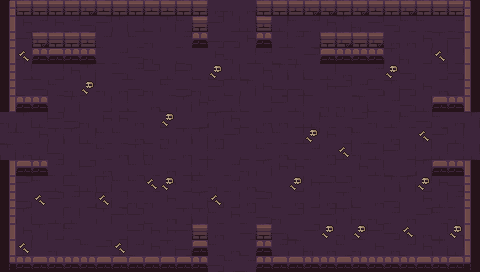

A 2D game scene composited from a Tiled map and its tileset images. What follows is a short description and the map's XML, with each tile layer's data collapsed to a summary:
An orthogonal 30x17 tile map with 16x16 px tiles, 6 tile layers (ground, dressing, decor, walls, ...) and 15 objects (6x PROP, 5x ENTRY, 3x CHEST, SHOPKEEPER).

<map version="1.10" tiledversion="1.10.2" orientation="orthogonal" renderorder="right-down" width="30" height="17" tilewidth="16" tileheight="16" infinite="0" nextlayerid="8" nextobjectid="16">
 <tileset firstgid="1" name="dungeon" tilewidth="16" tileheight="16" tilecount="100" columns="10">
  <image source="../../../gfx/tiles/depths/dungeon_tileset.png" width="160" height="160" />
 </tileset>
 <layer id="1" name="ground" width="30" height="17">
  <data>[510 cells, 510 non-empty, 12 distinct tile ids]</data>
 </layer>
 <layer id="2" name="dressing" width="30" height="17">
  <data>[510 cells, 22 non-empty, 2 distinct tile ids]</data>
 </layer>
 <layer id="3" name="decor" width="30" height="17">
  <data>[510 cells, 0 non-empty, 0 distinct tile ids]</data>
 </layer>
 <layer id="4" name="walls" width="30" height="17">
  <data>[510 cells, 78 non-empty, 18 distinct tile ids]</data>
 </layer>
 <layer id="5" name="props" width="30" height="17">
  <data>[510 cells, 32 non-empty, 8 distinct tile ids]</data>
 </layer>
 <layer id="6" name="overhead" width="30" height="17">
  <data>[510 cells, 0 non-empty, 0 distinct tile ids]</data>
 </layer>
 <objectgroup id="7" name="spawns">
  <object id="1" name="UP" type="ENTRY" x="232" y="24" />
  <object id="2" name="DOWN" type="ENTRY" x="232" y="248" />
  <object id="3" name="LEFT" type="ENTRY" x="24" y="136" />
  <object id="4" name="RIGHT" type="ENTRY" x="456" y="136" />
  <object id="5" name="" type="ENTRY" x="248" y="136" />
  <object id="6" name="" type="SHOPKEEPER" x="248" y="56" />
  <object id="7" name="stock" type="CHEST" x="136" y="152" />
  <object id="8" name="stock" type="CHEST" x="248" y="184" />
  <object id="9" name="stock" type="CHEST" x="360" y="152" />
  <object id="10" name="torch" type="PROP" x="56" y="264" />
  <object id="11" name="torch" type="PROP" x="424" y="264" />
  <object id="12" name="torch" type="PROP" x="8" y="232" />
  <object id="13" name="torch" type="PROP" x="472" y="232" />
  <object id="14" name="banner" type="PROP" x="120" y="264" />
  <object id="15" name="banner" type="PROP" x="360" y="264" />
 </objectgroup>
</map>
